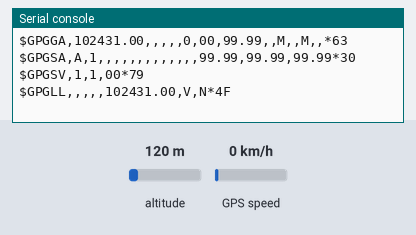
A program run on a simulated MicroPython board. Parts: the last lines printed to the serial console. The test bench sets the inputs (shaded band); at power-on: GPS speed 0 km/h, altitude 120 m. The GPS gets a fix after 3 s at 37.7749, -122.4194 with 8 satellites.

Above: at 1.2 s.
1.3 s: GPS speed set to 30 km/h
At 2.8 s:
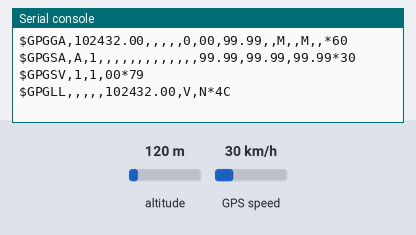
3.5 s: GPS speed set to 90 km/h
At 4.4 s:
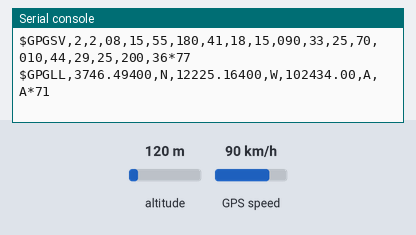
5.5 s: altitude set to 500 m
At 6.8 s:
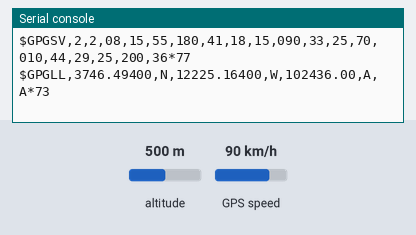
8.5 s: altitude set to 20 m
At 9.4 s:
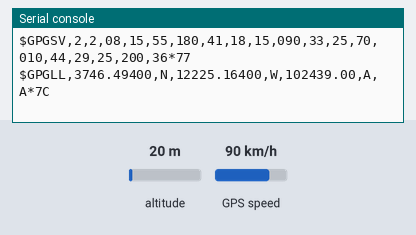
10.5 s: GPS speed set to 118 km/h
At 11.8 s:
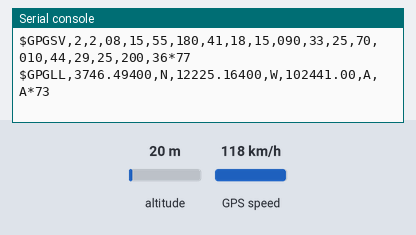
17.9 s: altitude set to 250 m
At 18.7 s:
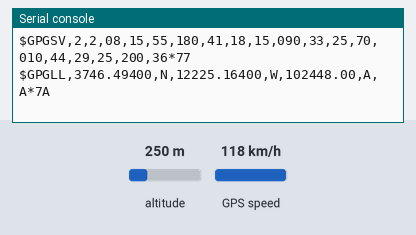
Timing chart, 0 to 20.5 s (numbered marks = the images above; inputs shaded):
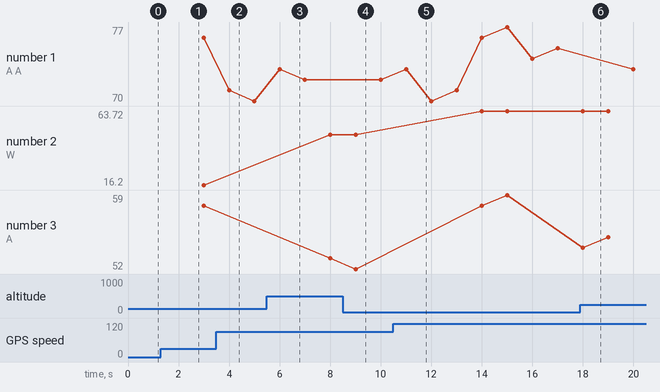

The program:

gps_raw.py
```python
from machine import Pin, UART
import time

# Set up UART connection to GPS module
uart = UART(0, baudrate=9600, tx=Pin(0), rx=Pin(1))

# Main loop
while True:
    # Check if data is available from GPS
    if uart.any():
        # Read the available data
        gps_reading = uart.read().decode('utf-8')

        print(gps_reading)
```

Measured:
- after the input at 3.5 s, the serial console: prints a new line after 0.51 s (image 2)
- after the input at 5.5 s, the serial console: prints a new line after 0.50 s (image 3)
- after the input at 8.5 s, the serial console: prints a new line after 0.51 s (image 4)
- after the input at 10.5 s, the serial console: prints a new line after 0.50 s (image 5)
- after the input at 17.9 s, the serial console: prints a new line after 0.11 s (image 6)
- plotted number 2: 48.6 → 63.72 after the input at 10.5 s
